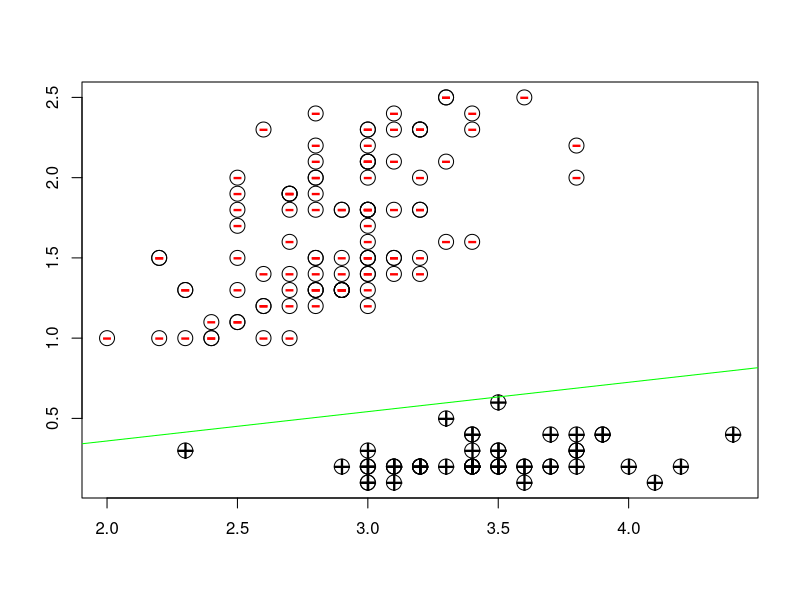

This chart was generated by the following R code:
# Função de treinamento
perceptron.treino <- function(dados, pesos){
  # Taxa de aprendizado
  n <- 0.3
  
  # Variáveis de controle
  erro <- 1 # Treinar rede enquanto erro = 1 (condicao de parada, erro = 0 => 100% de acerto)
  epoca <- 0
  
  while(erro== 1){
    erro <- 0
    epoca <- epoca + 1
    cat("\nEpoca: ", epoca)
    erroMedio <- 0 # Erro médio p/ a época
    for(i in 1:nrow(dados)){
      
      v <- 0 # Potencial de ativação (produto interno Sum_i(Wi+Xi))
      for(j in 1:length(pesos)){
        v <- v + pesos[j]*dados[i, j]  
      }
      
      # Função Sinal
      y <- sign(v)
      erroMedio <- erroMedio + (dados[i,4]-y)*(dados[i,4]-y)
      
      # Atualizaçῶao dos pesos
      if(dados[i,4] != y){
        erro <- 1
        # Ajuste dos pesos em função do erro/amostra
        for(j in 1:length(pesos)){
          pesos[j] <- pesos[j] + n*(dados[i,4]-y)*dados[i, j]
        }
      }
      
    }
    erroMedio <- erroMedio/nrow(dados)
    cat("\nErro Medio: ", erroMedio)
  }
  cat("\nFinalizado com ", epoca," epocas")
  return(pesos)
}

# Função de teste
perceptron.teste <- function(pesos, dado){
  # Produto interno
  #v <- pesos %*% dado
  v <- 0
  for(i in 1:length(pesos)){
    v <- v + pesos[i]*dado[i]
  }
  y <- sign(v) # Ativação
  return(y)
}

# Conjunto de dados (valores das variaveis Xi)
x <- cbind(iris$Sepal.Width, iris$Petal.Width)
y <- ifelse(iris$Species == "setosa", 1, -1)
bias <- rep(1, nrow(x))
x <- cbind(x, bias, y)

# Pesos iniciais (aleatórios)
pesos <- runif(3, -1, 1)
pesos <- t(pesos) # Transposto (estrutura matricial, p/ indexação)

# Treinando a rede
novos.pesos <- perceptron.treino(x, pesos)

# Plotando dados
plot(x, cex=2)
points(subset(x, y==1), col="black", pch="+",cex=2)
points(subset(x, y==-1), col="red", pch="-", cex=2)
# Hiperplanos
intersecao <- -novos.pesos[3]/novos.pesos[2]
coef.angular <- -novos.pesos[1]/novos.pesos[2]
abline(intersecao, coef.angular, col="green") 


# Classificando novos dados
amostra <- c(2.5,0.3,1)
y_ <- perceptron.teste(amostra, novos.pesos)
cat("\nNova amostra #1: ", y_)
amostra <- c(2.5,0.3,1)
y_ <- perceptron.teste(c(2.5,0.5,1), novos.pesos)
cat("\nNova amostra #2: ", y_)
